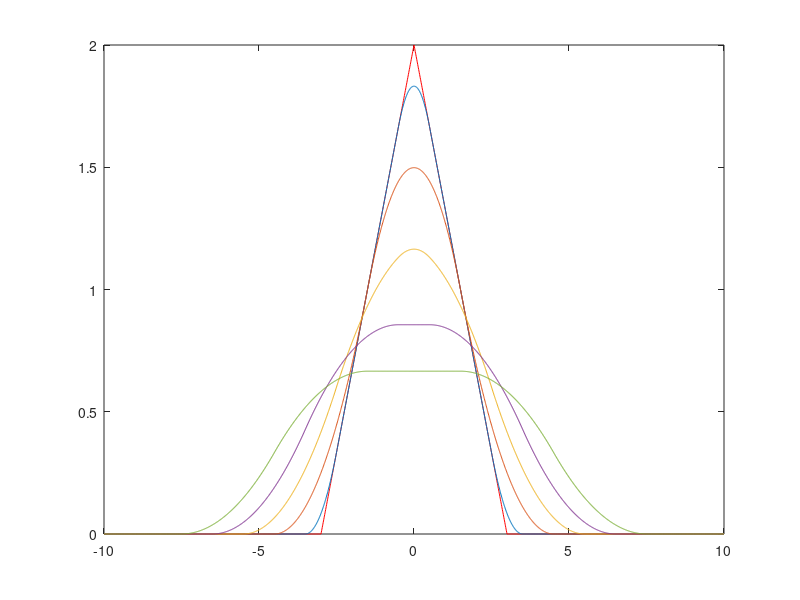

Write MATLAB code to recreate this figure.
close all; clear all; clc;
% t=<-10,10>, Fs=100Hz;
% x1 - trojkatny, tw=0s, amp=2, szer=6;
% x2 - prostokatny, srodek=0, amp=1, szer=w;
% stworz wykres splotu trojkatny z prostokatem dla 5 roznych w
 
t=-10:0.01:10;
x1=2*(1-abs(t)/3).*(abs(t)<3);
w=[1:2:9];
plot(t,x1,'r'); 
hold on;
for k=1:length(w)
    pros=1.0*(abs(t)<=w(k)/2);
    pros=pros/sum(pros(:)); %zamiast pisania 0.01 linijka ni¿ej
    xx=conv(x1,pros,'same');%*0.01;
    plot(t,xx);
end
hold off
 